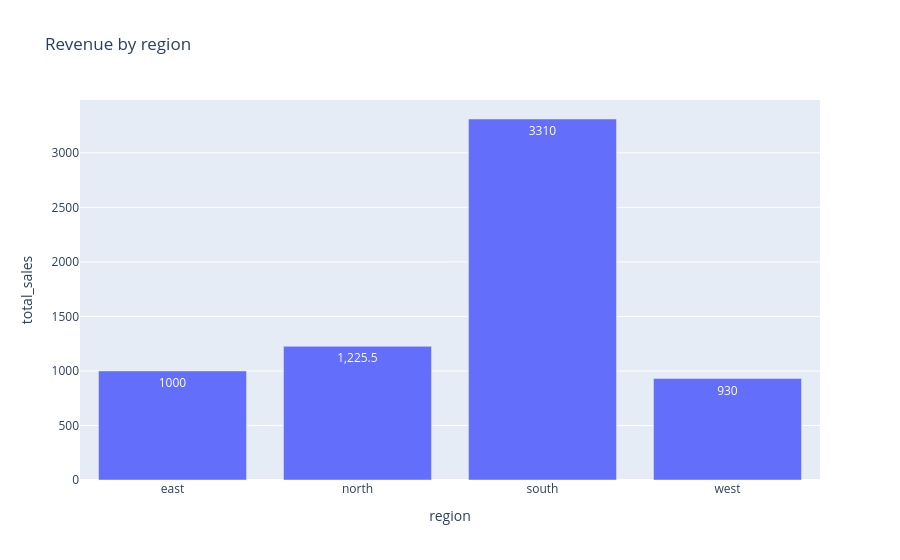

This figure's notebook cell:
### Code cell
fig = px.bar(
    region_sales,
    x='region',
    y='total_sales',
    title='Revenue by region',
    text_auto=True
)
fig.show()

### Figure 1 — Plotly figure (JSON) as saved in the notebook; plotly's stock layout.template omitted (floating-point values rounded to 4 significant figures)
{"data": [{"hovertemplate": "region=%{x}<br>total_sales=%{y}<extra></extra>", "legendgroup": "", "marker": {"color": "#636efa", "pattern": {"shape": ""}}, "name": "", "orientation": "v", "showlegend": false, "textposition": "auto", "texttemplate": "%{y}", "type": "bar", "x": ["east", "north", "south", "west"], "xaxis": "x", "y": [1000.0, 1226.0, 3310.0, 930.0], "yaxis": "y"}], "layout": {"barmode": "relative", "legend": {"tracegroupgap": 0}, "title": {"text": "Revenue by region"}, "xaxis": {"anchor": "y", "domain": [0, 1], "title": {"text": "region"}}, "yaxis": {"anchor": "x", "domain": [0, 1], "title": {"text": "total_sales"}}}}
